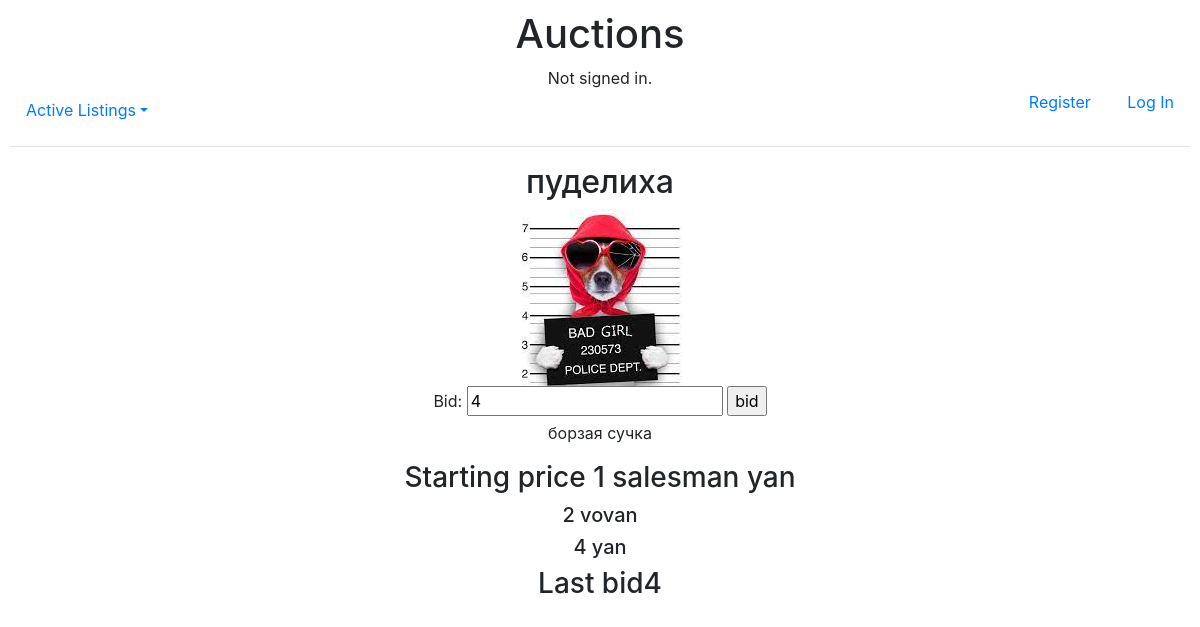
The page /5 on the database as committed earlier.
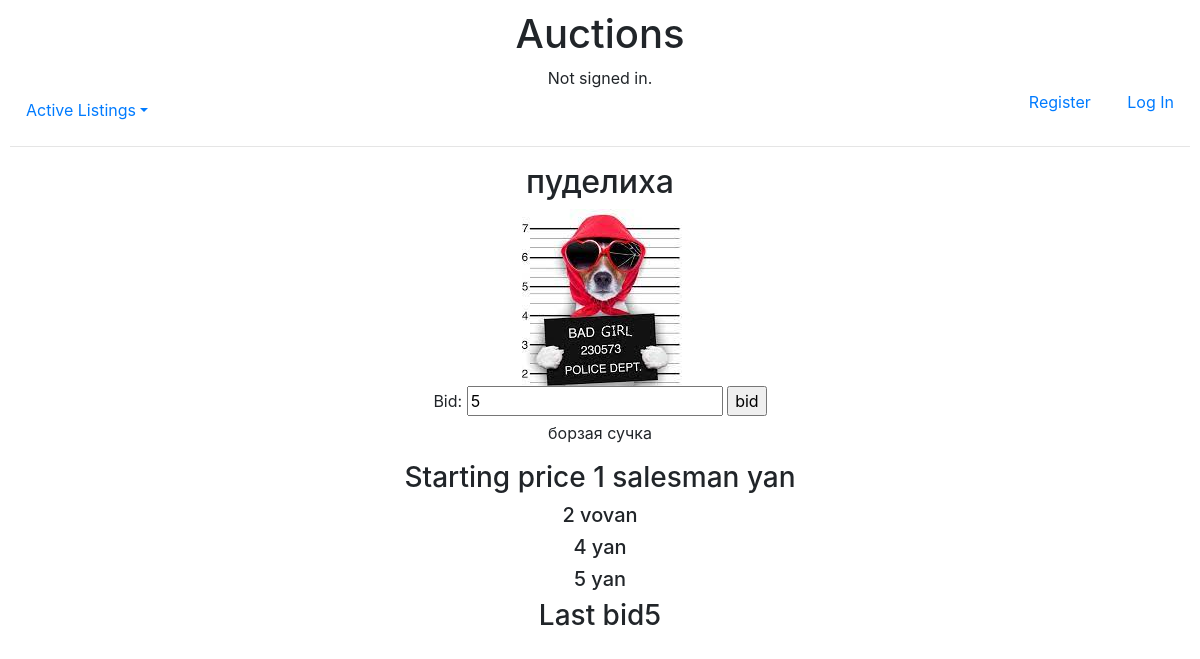
The same page on the database as committed later.
### auctions/models.py (models this page shows)
class Lot(models.Model):
    lot_name = models.CharField(max_length=64)
    description = models.TextField()
    starting_price = price = models.IntegerField()
    price = models.ManyToManyField(Bid, blank=True, related_name="lotbid")
    picture = models.URLField(blank=True)
    category = models.ForeignKey(Category, on_delete=models.CASCADE, related_name="lotcategory")
    userLot = models.ForeignKey(User, on_delete=models.CASCADE, related_name="userLot")
    user_comit = models.ManyToManyField(Comit, blank=True, related_name="usercomit")

class User(AbstractUser):
    pass

class Bid(models.Model):
    user = models.ForeignKey(User, on_delete=models.CASCADE, related_name="biduser")
    price = models.IntegerField()

### auctions/views.py (the view, shortened to what this page needs)
# urls.py: path("<int:lot_id>", views.lot, name="lot"),
def lot(request, lot_id):
    lot = Lot.objects.filter(pk=int(lot_id)).first()
    if lot.price.first():
        min_value = int(lot.price.last().price) + 1
        initial = int(lot.price.last().price)
    else:
        min_value = int(lot.starting_price) + 1
        initial = int(lot.starting_price)
    class Bid_forms(forms.Form):
        bid = forms.IntegerField(label="Bid:", min_value=min_value, initial=initial)
    return render(request, "auctions/lot_page.html",
                  {"lot": lot, "form": Bid_forms, 'categories': Category.objects.all()})

### auctions/templates/auctions/lot_page.html (shortened to what this page needs)
{% extends "auctions/layout.html" %}
{% block body %}
            <h2>{{lot.lot_name}}</h2>
            {%if not lot.picture %}
            <img >
            {% else %}
            <img src="{{lot.picture}}" >
            {%endif%}
            <form action="{% url 'lot' lot.id %}" method="post">
                {{form}}
            <input type="submit" value="bid">
            </form>
            <p>{{lot.description}}</p>
            <h3>Starting price {{lot.starting_price}} salesman {{lot.userLot}} </h3>
            {%if lot.price.all.last.price %}
                {%for bid in lot.price.all%}
                <h5> {{bid.price}} {{bid.user}}</h5>
            {% endfor %}
            {%endif%}
<h3>Last bid{{lot.price.all.last.price}}</h3>
{% endblock %}

### auctions/templates/auctions/layout.html (shortened to what this page needs)
{% load static %}
<!DOCTYPE html>
<html lang="en">
    <head>
        <link rel="stylesheet" href="https://stackpath.bootstrapcdn.com/bootstrap/4.4.1/css/bootstrap.min.css">
        <link href="{% static 'auctions/styles.css' %}" rel="stylesheet">
    </head>
        <h1>Auctions</h1>
        <div>
            {% if user.is_authenticated %}
                Signed in as <strong>{{ user.username }}</strong>.
            {% else %}
                Not signed in.
            {% endif %}
        </div>
    <ul class="nav nav-pills">
      <li class="nav-item dropdown">
        <a class="nav-link dropdown-toggle" data-bs-toggle="dropdown" href="{% url 'index' %}" role="button" aria-expanded="false">Active Listings</a>
      </li>
                        {% if user.is_authenticated %}
      <li class="nav-item"  >
        <a class="nav-link" href="{% url 'create_lot' %}" >Greate a lot</a>
      </li>
      <div style="margin-left: auto; margin-right: 0;">
        <li class="nav-item" class="nav justify-content-end">
            <a class="nav-link" href="{% url 'logout' %}">Log Out</a>
        </li>
      </div>
                                {% else %}
      <div style="display: inline; margin-left: auto" >
        <li class="nav-item" class="nav justify-content-end">
            <a style="display: inline" class="nav-link" href="{% url 'register' %}">Register</a>
            <a style="display: inline"class="nav-link" href="{% url 'login' %}">Log In</a>
        </li>
      </div>
                          {% endif %}
    </ul>
    <hr>
        {% block body %}
        {% endblock %}
</html>

Rows that differ between the two databases and show on the page:
computed for Lot "пуделиха": price.all.last.price "4" → "5"
added Bid: price "5", user "yan"
Other text that changed with them:
form field bid: "4" → "5"
